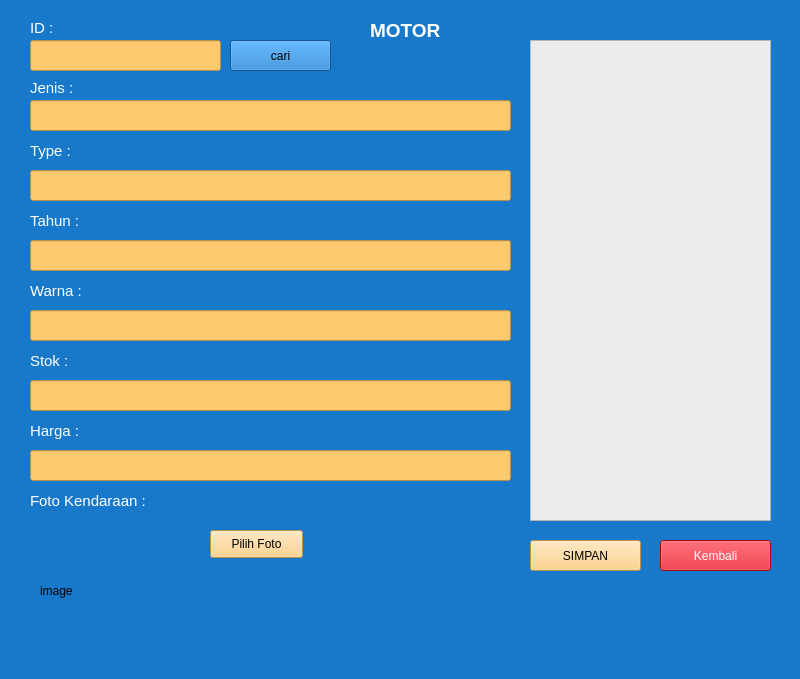
<?xml version="1.0" encoding="UTF-8"?>
<ui version="4.0">
 <class>MainWindow</class>
 <widget class="QMainWindow" name="MainWindow">
  <property name="geometry">
   <rect>
    <x>0</x>
    <y>0</y>
    <width>800</width>
    <height>679</height>
   </rect>
  </property>
  <property name="windowTitle">
   <string>MainWindow</string>
  </property>
  <property name="styleSheet">
   <string notr="true">background-color: rgb(0, 170, 255);
background-color: rgb(24, 121, 202);</string>
  </property>
  <widget class="QWidget" name="centralwidget">
   <widget class="QLabel" name="label_9">
    <property name="geometry">
     <rect>
      <x>30</x>
      <y>280</y>
      <width>121</width>
      <height>21</height>
     </rect>
    </property>
    <property name="font">
     <font>
      <pointsize>11</pointsize>
     </font>
    </property>
    <property name="styleSheet">
     <string notr="true">color: rgb(255, 255, 255);</string>
    </property>
    <property name="text">
     <string>Warna :</string>
    </property>
   </widget>
   <widget class="QLineEdit" name="lineEdit_stok">
    <property name="geometry">
     <rect>
      <x>30</x>
      <y>380</y>
      <width>481</width>
      <height>31</height>
     </rect>
    </property>
    <property name="styleSheet">
     <string notr="true">background-color: rgb(220, 220, 220);
background-color: rgb(255, 202, 111);</string>
    </property>
   </widget>
   <widget class="QLabel" name="label_8">
    <property name="geometry">
     <rect>
      <x>30</x>
      <y>210</y>
      <width>121</width>
      <height>21</height>
     </rect>
    </property>
    <property name="font">
     <font>
      <pointsize>11</pointsize>
     </font>
    </property>
    <property name="styleSheet">
     <string notr="true">color: rgb(255, 255, 255);</string>
    </property>
    <property name="text">
     <string>Tahun :</string>
    </property>
   </widget>
   <widget class="QLineEdit" name="lineEdit_id">
    <property name="geometry">
     <rect>
      <x>30</x>
      <y>40</y>
      <width>191</width>
      <height>31</height>
     </rect>
    </property>
    <property name="styleSheet">
     <string notr="true">background-color: rgb(255, 202, 111);</string>
    </property>
   </widget>
   <widget class="QLineEdit" name="lineEdit_tahun">
    <property name="geometry">
     <rect>
      <x>30</x>
      <y>240</y>
      <width>481</width>
      <height>31</height>
     </rect>
    </property>
    <property name="styleSheet">
     <string notr="true">background-color: rgb(220, 220, 220);
background-color: rgb(255, 202, 111);</string>
    </property>
   </widget>
   <widget class="QLabel" name="label_6">
    <property name="geometry">
     <rect>
      <x>30</x>
      <y>80</y>
      <width>111</width>
      <height>16</height>
     </rect>
    </property>
    <property name="font">
     <font>
      <pointsize>11</pointsize>
     </font>
    </property>
    <property name="styleSheet">
     <string notr="true">color: rgb(255, 255, 255);</string>
    </property>
    <property name="text">
     <string>Jenis :</string>
    </property>
   </widget>
   <widget class="QLineEdit" name="lineEdit_jenis">
    <property name="geometry">
     <rect>
      <x>30</x>
      <y>100</y>
      <width>481</width>
      <height>31</height>
     </rect>
    </property>
    <property name="styleSheet">
     <string notr="true">background-color: rgb(255, 202, 111);</string>
    </property>
   </widget>
   <widget class="QLabel" name="label_5">
    <property name="geometry">
     <rect>
      <x>30</x>
      <y>20</y>
      <width>41</width>
      <height>16</height>
     </rect>
    </property>
    <property name="font">
     <font>
      <pointsize>11</pointsize>
     </font>
    </property>
    <property name="styleSheet">
     <string notr="true">color: rgb(255, 255, 255);</string>
    </property>
    <property name="text">
     <string>ID :</string>
    </property>
   </widget>
   <widget class="QLabel" name="label_7">
    <property name="geometry">
     <rect>
      <x>30</x>
      <y>140</y>
      <width>111</width>
      <height>21</height>
     </rect>
    </property>
    <property name="font">
     <font>
      <pointsize>11</pointsize>
     </font>
    </property>
    <property name="styleSheet">
     <string notr="true">color: rgb(255, 255, 255);</string>
    </property>
    <property name="text">
     <string>Type :</string>
    </property>
   </widget>
   <widget class="QLabel" name="label_12">
    <property name="geometry">
     <rect>
      <x>30</x>
      <y>350</y>
      <width>121</width>
      <height>21</height>
     </rect>
    </property>
    <property name="font">
     <font>
      <pointsize>11</pointsize>
     </font>
    </property>
    <property name="styleSheet">
     <string notr="true">color: rgb(255, 255, 255);</string>
    </property>
    <property name="text">
     <string>Stok :</string>
    </property>
   </widget>
   <widget class="QLineEdit" name="lineEdit_warna">
    <property name="geometry">
     <rect>
      <x>30</x>
      <y>310</y>
      <width>481</width>
      <height>31</height>
     </rect>
    </property>
    <property name="styleSheet">
     <string notr="true">background-color: rgb(220, 220, 220);
background-color: rgb(255, 202, 111);</string>
    </property>
   </widget>
   <widget class="QLineEdit" name="lineEdit_type">
    <property name="geometry">
     <rect>
      <x>30</x>
      <y>170</y>
      <width>481</width>
      <height>31</height>
     </rect>
    </property>
    <property name="styleSheet">
     <string notr="true">background-color: rgb(220, 220, 220);
background-color: rgb(255, 202, 111);</string>
    </property>
   </widget>
   <widget class="QLabel" name="label_13">
    <property name="geometry">
     <rect>
      <x>30</x>
      <y>490</y>
      <width>141</width>
      <height>21</height>
     </rect>
    </property>
    <property name="font">
     <font>
      <pointsize>11</pointsize>
     </font>
    </property>
    <property name="styleSheet">
     <string notr="true">color: rgb(255, 255, 255);</string>
    </property>
    <property name="text">
     <string>Foto Kendaraan :</string>
    </property>
   </widget>
   <widget class="QPushButton" name="pushButton_pilihfoto">
    <property name="geometry">
     <rect>
      <x>210</x>
      <y>530</y>
      <width>93</width>
      <height>28</height>
     </rect>
    </property>
    <property name="styleSheet">
     <string notr="true">background-color: rgb(255, 202, 111);</string>
    </property>
    <property name="text">
     <string>Pilih Foto</string>
    </property>
   </widget>
   <widget class="QListView" name="listView">
    <property name="geometry">
     <rect>
      <x>530</x>
      <y>40</y>
      <width>241</width>
      <height>481</height>
     </rect>
    </property>
    <property name="styleSheet">
     <string notr="true">background-color: rgb(236, 236, 236);</string>
    </property>
   </widget>
   <widget class="QLabel" name="label_10">
    <property name="geometry">
     <rect>
      <x>370</x>
      <y>20</y>
      <width>91</width>
      <height>21</height>
     </rect>
    </property>
    <property name="font">
     <font>
      <pointsize>14</pointsize>
      <weight>75</weight>
      <bold>true</bold>
     </font>
    </property>
    <property name="styleSheet">
     <string notr="true">color: rgb(255, 255, 255);</string>
    </property>
    <property name="text">
     <string>MOTOR</string>
    </property>
   </widget>
   <widget class="QLabel" name="label">
    <property name="geometry">
     <rect>
      <x>40</x>
      <y>530</y>
      <width>141</width>
      <height>121</height>
     </rect>
    </property>
    <property name="text">
     <string>image</string>
    </property>
   </widget>
   <widget class="QLabel" name="label_14">
    <property name="geometry">
     <rect>
      <x>30</x>
      <y>420</y>
      <width>121</width>
      <height>21</height>
     </rect>
    </property>
    <property name="font">
     <font>
      <pointsize>11</pointsize>
     </font>
    </property>
    <property name="styleSheet">
     <string notr="true">color: rgb(255, 255, 255);</string>
    </property>
    <property name="text">
     <string>Harga :</string>
    </property>
   </widget>
   <widget class="QLineEdit" name="lineEdit_harga">
    <property name="geometry">
     <rect>
      <x>30</x>
      <y>450</y>
      <width>481</width>
      <height>31</height>
     </rect>
    </property>
    <property name="styleSheet">
     <string notr="true">background-color: rgb(220, 220, 220);
background-color: rgb(255, 202, 111);</string>
    </property>
   </widget>
   <widget class="QPushButton" name="pushButton_simpan">
    <property name="geometry">
     <rect>
      <x>530</x>
      <y>540</y>
      <width>111</width>
      <height>31</height>
     </rect>
    </property>
    <property name="styleSheet">
     <string notr="true">background-color: rgb(255, 202, 111);</string>
    </property>
    <property name="text">
     <string>SIMPAN</string>
    </property>
   </widget>
   <widget class="QPushButton" name="pushButton_keluar">
    <property name="geometry">
     <rect>
      <x>660</x>
      <y>540</y>
      <width>111</width>
      <height>31</height>
     </rect>
    </property>
    <property name="styleSheet">
     <string notr="true">color: rgb(255, 255, 255);
background-color: rgb(212, 17, 30);</string>
    </property>
    <property name="text">
     <string>Kembali</string>
    </property>
   </widget>
   <widget class="QPushButton" name="pushButton_cari">
    <property name="geometry">
     <rect>
      <x>230</x>
      <y>40</y>
      <width>101</width>
      <height>31</height>
     </rect>
    </property>
    <property name="text">
     <string>cari</string>
    </property>
   </widget>
  </widget>
  <widget class="QStatusBar" name="statusbar"/>
 </widget>
 <resources/>
 <connections/>
</ui>
